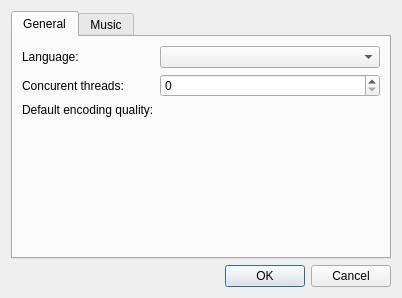
<?xml version="1.0" encoding="UTF-8"?>
<ui version="4.0">
 <class>PreferencesDialog</class>
 <widget class="QDialog" name="PreferencesDialog">
  <property name="geometry">
   <rect>
    <x>0</x>
    <y>0</y>
    <width>402</width>
    <height>298</height>
   </rect>
  </property>
  <property name="windowTitle">
   <string>Preferences</string>
  </property>
  <layout class="QVBoxLayout" name="verticalLayout_3">
   <item>
    <widget class="QTabWidget" name="tabWidget">
     <property name="currentIndex">
      <number>0</number>
     </property>
     <widget class="QWidget" name="generalTab">
      <attribute name="title">
       <string>General</string>
      </attribute>
      <layout class="QVBoxLayout" name="verticalLayout_2">
       <item>
        <layout class="QFormLayout" name="formLayout">
         <property name="formAlignment">
          <set>Qt::AlignHCenter|Qt::AlignTop</set>
         </property>
         <item row="0" column="0">
          <widget class="QLabel" name="staticLanguageLabel">
           <property name="text">
            <string>Language:</string>
           </property>
          </widget>
         </item>
         <item row="0" column="1">
          <widget class="QComboBox" name="languageComboBox"/>
         </item>
         <item row="1" column="0">
          <widget class="QLabel" name="concurrentThreadCountStaticLabel">
           <property name="sizePolicy">
            <sizepolicy hsizetype="MinimumExpanding" vsizetype="Preferred">
             <horstretch>0</horstretch>
             <verstretch>0</verstretch>
            </sizepolicy>
           </property>
           <property name="text">
            <string>Concurent threads:</string>
           </property>
          </widget>
         </item>
         <item row="1" column="1">
          <widget class="QSpinBox" name="concurrentThreadCountSpinBox"/>
         </item>
         <item row="2" column="0">
          <widget class="QLabel" name="defaultEncodingQualityStaticLabel">
           <property name="text">
            <string>Default encoding quality:</string>
           </property>
          </widget>
         </item>
         <item row="2" column="1">
          <widget class="Fogg::EncodingQualityWidget" name="defaultEncodingQualityWidget" native="true"/>
         </item>
        </layout>
       </item>
       <item>
        <spacer>
         <property name="orientation">
          <enum>Qt::Vertical</enum>
         </property>
         <property name="sizeHint" stdset="0">
          <size>
           <width>20</width>
           <height>276</height>
          </size>
         </property>
        </spacer>
       </item>
      </layout>
     </widget>
     <widget class="QWidget" name="musicTab">
      <attribute name="title">
       <string>Music</string>
      </attribute>
      <layout class="QVBoxLayout" name="verticalLayout">
       <item>
        <widget class="QTreeView" name="sourcePathView">
         <property name="rootIsDecorated">
          <bool>false</bool>
         </property>
        </widget>
       </item>
       <item>
        <layout class="QHBoxLayout" name="horizontalLayout_3">
         <item>
          <widget class="QPushButton" name="addSourcePathButton">
           <property name="icon">
            <iconset resource="../res/fogg.qrc">
             <normaloff>:/icons/plus.png</normaloff>:/icons/plus.png</iconset>
           </property>
           <property name="autoDefault">
            <bool>false</bool>
           </property>
          </widget>
         </item>
         <item>
          <widget class="QPushButton" name="removeSourcePathButton">
           <property name="icon">
            <iconset resource="../res/fogg.qrc">
             <normaloff>:/icons/minus.png</normaloff>:/icons/minus.png</iconset>
           </property>
           <property name="autoDefault">
            <bool>false</bool>
           </property>
          </widget>
         </item>
         <item>
          <spacer name="horizontalSpacer_2">
           <property name="orientation">
            <enum>Qt::Horizontal</enum>
           </property>
           <property name="sizeHint" stdset="0">
            <size>
             <width>40</width>
             <height>20</height>
            </size>
           </property>
          </spacer>
         </item>
        </layout>
       </item>
      </layout>
     </widget>
    </widget>
   </item>
   <item>
    <widget class="QDialogButtonBox" name="buttonBox">
     <property name="orientation">
      <enum>Qt::Horizontal</enum>
     </property>
     <property name="standardButtons">
      <set>QDialogButtonBox::Cancel|QDialogButtonBox::Ok</set>
     </property>
    </widget>
   </item>
  </layout>
 </widget>
 <customwidgets>
  <customwidget>
   <class>Fogg::EncodingQualityWidget</class>
   <extends>QWidget</extends>
   <header>EncodingQualityWidget.h</header>
   <container>1</container>
  </customwidget>
 </customwidgets>
 <resources>
  <include location="../res/fogg.qrc"/>
 </resources>
 <connections>
  <connection>
   <sender>buttonBox</sender>
   <signal>accepted()</signal>
   <receiver>PreferencesDialog</receiver>
   <slot>accept()</slot>
   <hints>
    <hint type="sourcelabel">
     <x>254</x>
     <y>377</y>
    </hint>
    <hint type="destinationlabel">
     <x>157</x>
     <y>274</y>
    </hint>
   </hints>
  </connection>
  <connection>
   <sender>buttonBox</sender>
   <signal>rejected()</signal>
   <receiver>PreferencesDialog</receiver>
   <slot>reject()</slot>
   <hints>
    <hint type="sourcelabel">
     <x>322</x>
     <y>377</y>
    </hint>
    <hint type="destinationlabel">
     <x>286</x>
     <y>274</y>
    </hint>
   </hints>
  </connection>
 </connections>
</ui>
